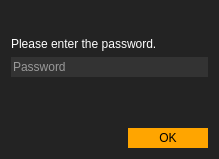
<?xml version="1.0" encoding="UTF-8"?>
<ui version="4.0">
 <class>EnterSinglePasswordDialog</class>
 <widget class="QDialog" name="EnterSinglePasswordDialog">
  <property name="geometry">
   <rect>
    <x>0</x>
    <y>0</y>
    <width>219</width>
    <height>159</height>
   </rect>
  </property>
  <property name="windowTitle">
   <string>Password Input</string>
  </property>
  <property name="windowIcon">
   <iconset>
    <normaloff>resources/acria_logo5_colored.svg</normaloff>resources/acria_logo5_colored.svg</iconset>
  </property>
  <property name="styleSheet">
   <string notr="true">QWidget{
background-color:#232323;
color:white;
}

QPushButton:hover
{
background-color:rgb(255, 190, 111);
}

QPushButton
{
background-color:white;
color:black;
border: none;
width:80px;
padding-top:3px;
padding-bottom:3px;
background-color:orange;
}</string>
  </property>
  <layout class="QVBoxLayout" name="verticalLayout">
   <item>
    <layout class="QHBoxLayout" name="horizontalLayout">
     <property name="topMargin">
      <number>0</number>
     </property>
     <item>
      <spacer name="horizontalSpacer">
       <property name="orientation">
        <enum>Qt::Horizontal</enum>
       </property>
       <property name="sizeHint" stdset="0">
        <size>
         <width>40</width>
         <height>20</height>
        </size>
       </property>
      </spacer>
     </item>
     <item>
      <widget class="QLabel" name="label_2">
       <property name="maximumSize">
        <size>
         <width>80</width>
         <height>80</height>
        </size>
       </property>
       <property name="text">
        <string/>
       </property>
       <property name="pixmap">
        <pixmap>resources/password.svg</pixmap>
       </property>
       <property name="scaledContents">
        <bool>true</bool>
       </property>
      </widget>
     </item>
     <item>
      <spacer name="horizontalSpacer_2">
       <property name="orientation">
        <enum>Qt::Horizontal</enum>
       </property>
       <property name="sizeHint" stdset="0">
        <size>
         <width>40</width>
         <height>20</height>
        </size>
       </property>
      </spacer>
     </item>
    </layout>
   </item>
   <item>
    <widget class="QLabel" name="label">
     <property name="text">
      <string>Please enter the password.</string>
     </property>
    </widget>
   </item>
   <item>
    <widget class="QLineEdit" name="lineEdit_password_1">
     <property name="minimumSize">
      <size>
       <width>0</width>
       <height>20</height>
      </size>
     </property>
     <property name="styleSheet">
      <string notr="true">background-color:#333333;
color:white;</string>
     </property>
     <property name="text">
      <string/>
     </property>
     <property name="frame">
      <bool>false</bool>
     </property>
     <property name="echoMode">
      <enum>QLineEdit::PasswordEchoOnEdit</enum>
     </property>
     <property name="placeholderText">
      <string>Password</string>
     </property>
     <property name="clearButtonEnabled">
      <bool>false</bool>
     </property>
    </widget>
   </item>
   <item>
    <spacer name="verticalSpacer">
     <property name="orientation">
      <enum>Qt::Vertical</enum>
     </property>
     <property name="sizeHint" stdset="0">
      <size>
       <width>0</width>
       <height>4</height>
      </size>
     </property>
    </spacer>
   </item>
   <item>
    <widget class="QDialogButtonBox" name="buttonBox_pass_s">
     <property name="standardButtons">
      <set>QDialogButtonBox::Ok</set>
     </property>
    </widget>
   </item>
  </layout>
 </widget>
 <resources/>
 <connections/>
</ui>
